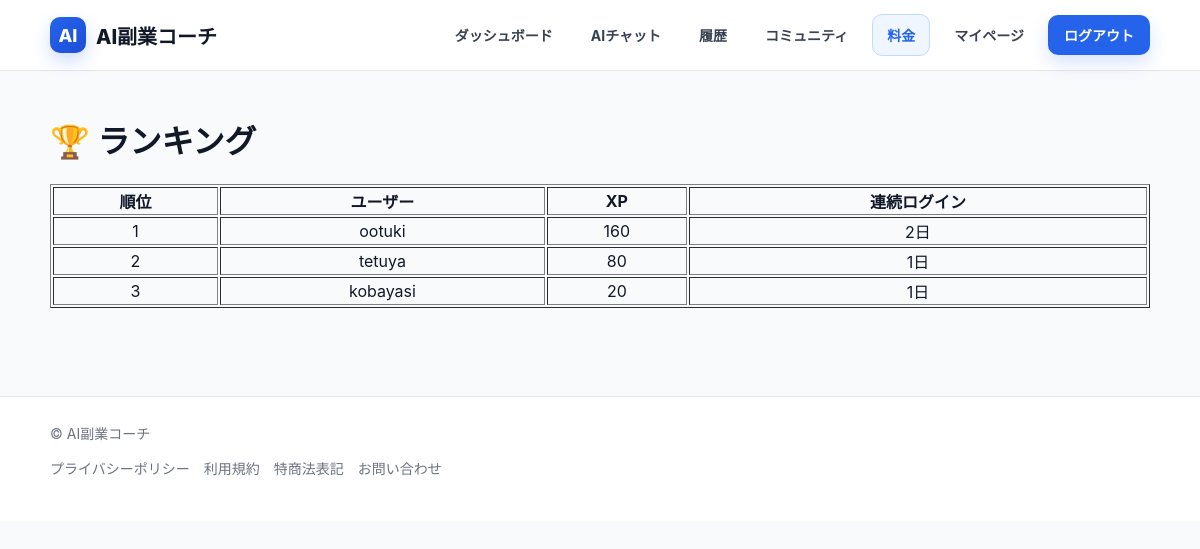
The page /ranking/ (signed in) on the database as committed earlier.
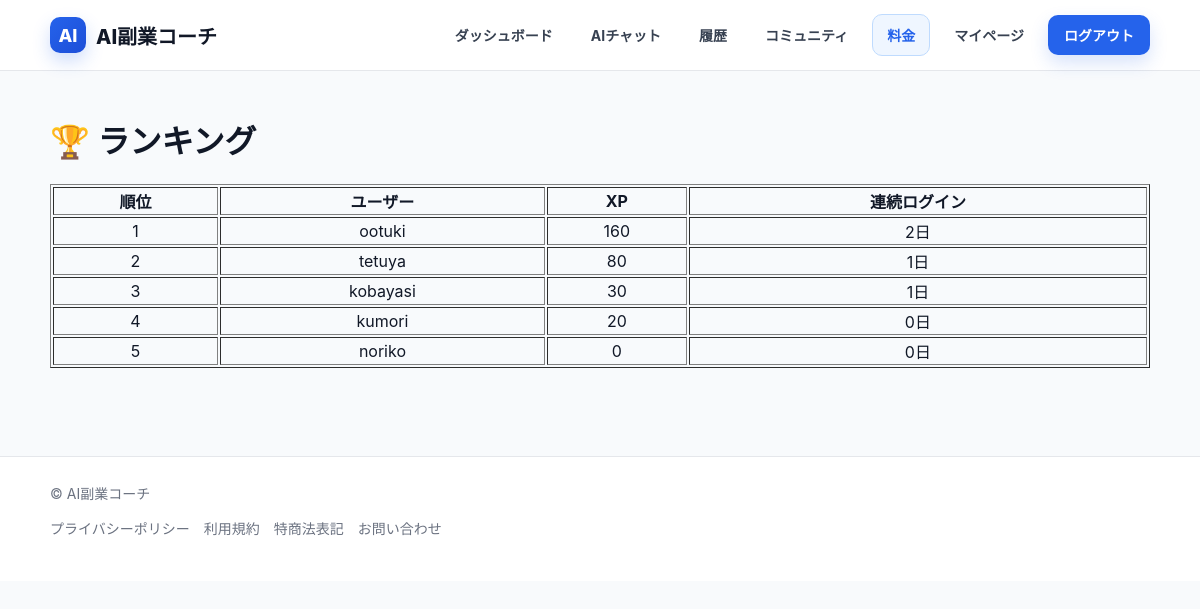
The same page on the database as committed later.
### snippets/models.py (models this page shows, shortened)
class Profile(models.Model):
    user = models.OneToOneField(User, on_delete=models.CASCADE)
    sidejob_type = models.CharField(max_length=20, blank=True, default="seller")
    is_premium = models.BooleanField(default=False)
    xp = models.IntegerField(default=0)
    level = models.IntegerField(default=1)
    streak = models.IntegerField(default=0)
    last_login_date = models.DateField(null=True, blank=True)
    streak_freeze = models.BooleanField(default=False)
    ai_count = models.IntegerField(default=0)

### snippets/views/ranking_views.py (the view)
# urls.py: path("ranking/", ranking, name="ranking"),
@login_required
def ranking(request):
    users = Profile.objects.all().order_by("-xp", "-is_premium")[:50]
    all_users = Profile.objects.all().order_by("-xp")
    rank = list(all_users).index(request.user.profile) + 1
    return render(request, "snippets/ranking.html", {
        "users": users
    })

### snippets/templates/snippets/ranking.html
{% extends "snippets/base.html" %}
{% block content %}
<h1>🏆 ランキング</h1>
<table border="1" style="width:100%;text-align:center;">
    <tr>
        <th>順位</th>
        <th>ユーザー</th>
        <th>XP</th>
        <th>連続ログイン</th>
    </tr>
    {% for user in users %}
    <tr>
        <td>{{ forloop.counter }}</td>
        <td>{{ user.user.username }}</td>
        <td>{{ user.xp }}</td>
        <td>{{ user.streak }}日</td>
    </tr>
    {% endfor %}
</table>
{% endblock %}

### snippets/templates/snippets/base.html (shortened to what this page needs)
{% load static %}
<!DOCTYPE html>
<html>
<head>
</head>
<body>
    <header class="site-header">
        <div class="header-inner">
            <a href="/" class="brand">
                <span class="brand-badge">AI</span>
                <span>AI副業コーチ</span>
            </a>
            <nav class="nav-wrap">
                {% if request.user.is_authenticated %}
                    <a href="/dashboard/" class="nav-link {% if request.path == '/dashboard/' %}nav-link-active{% endif %}">ダッシュボード</a>
                    <a href="/ai-chat/" class="nav-link {% if request.path == '/ai-chat/' %}nav-link-active{% endif %}">AIチャット</a>
                    <a href="/ai-chat-history/" class="nav-link {% if request.path == '/ai-chat-history/' or '/ai-chat-history/' in request.path %}nav-link-active{% endif %}">履歴</a>
                    <a href="/community/" class="nav-link {% if request.path == '/community/' %}nav-link-active{% endif %}">コミュニティ</a>
                    <a href="/pricing/" class="nav-link-outline {% if request.path == '/pricing/' or request.path == '/checkout/' or request.path == '/success/' %}nav-link-active{% endif %}">料金</a>
                    <a href="/my-page/" class="nav-link {% if request.path == '/my-page/' %}nav-link-active{% endif %}">マイページ</a>
                    <a href="/logout/" class="nav-link-primary">ログアウト</a>
                {% endif %}
            </nav>
        </div>
    </header>
    <main class="main-content">
        {% block content %}
        {% endblock %}
    </main>
    <footer class="site-footer">
        <div class="footer-inner">
            <div>© AI副業コーチ</div>
            <div class="footer-links">
                <a href="/privacy/">プライバシーポリシー</a>
                <a href="/terms/">利用規約</a>
                <a href="/legal/">特商法表記</a>
                <a href="/contact/">お問い合わせ</a>
            </div>
        </div>
    </footer>
</body>
</html>

### snippets/templates/snippets/base.html (style rules this page uses)
body { margin: 0; font-family: -apple-system, BlinkMacSystemFont, "Segoe UI", Roboto, "Hiragino Sans", "Yu Gothic", sans-serif; background: #f8fafc; color: #111827; }
a { text-decoration: none; color: inherit; }
.site-header { background: white; border-bottom: 1px solid #e5e7eb; position: sticky; top: 0; z-index: 100; }
.header-inner { max-width: 1100px; margin: 0 auto; padding: 14px 16px; display: flex; justify-content: space-between; align-items: center; gap: 16px; flex-wrap: wrap; }
.brand { display: flex; align-items: center; gap: 10px; font-weight: 800; font-size: 20px; color: #111827; min-width: 0; }
.brand-badge { width: 36px; height: 36px; border-radius: 10px; background: linear-gradient(135deg, #2563eb, #1d4ed8); color: white; display: flex; align-items: center; justify-content: center; font-size: 18px; box-shadow: 0 8px 18px rgba(37, 99, 235, 0.22); flex-shrink: 0; }
.nav-wrap { display: flex; align-items: center; justify-content: flex-end; gap: 10px; flex-wrap: wrap; }
.nav-link { display: inline-block; padding: 10px 14px; border-radius: 10px; font-size: 14px; font-weight: 700; color: #374151; background: transparent; transition: background 0.18s ease, color 0.18s ease, transform 0.18s ease; }
.nav-link-primary { display: inline-block; padding: 10px 16px; border-radius: 10px; font-size: 14px; font-weight: 700; color: white; background: #2563eb; box-shadow: 0 8px 18px rgba(37, 99, 235, 0.18); transition: background 0.18s ease, transform 0.18s ease, box-shadow 0.18s ease; }
.nav-link-outline { display: inline-block; padding: 10px 14px; border-radius: 10px; font-size: 14px; font-weight: 700; color: #2563eb; border: 1px solid #bfdbfe; background: #eff6ff; transition: background 0.18s ease, transform 0.18s ease, color 0.18s ease; }
.main-content { max-width: 1100px; margin: 0 auto; padding: 24px 16px 48px; }
.site-footer { margin-top: 40px; padding: 24px 16px 40px; border-top: 1px solid #e5e7eb; background: white; }
.footer-inner { max-width: 1100px; margin: 0 auto; color: #6b7280; font-size: 14px; line-height: 1.8; }
.footer-links { display: flex; gap: 14px; flex-wrap: wrap; margin-top: 10px; }
.footer-links a { color: #6b7280; }

Rows that differ between the two databases and show on the page:
changed Profile "kobayasi": xp "20" → "30"
added Profile: user.username "kumori", xp "20", streak "0"
added Profile: user.username "noriko", xp "0", streak "0"
